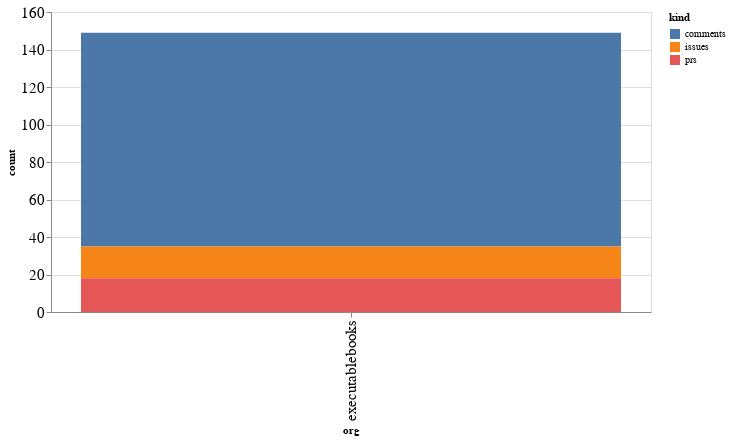

This figure's notebook cell:
### Code cell
alt.Chart(org_summaries, width=600).mark_bar().encode(
    x='org',
    y='count',
    color='kind',
    tooltip="org"
)

### Figure 1 — Vega-Lite specification as saved in the notebook (floating-point values rounded to 4 significant figures)
{"config": {"axisLeft": {"labelFontSize": 15}, "axisBottom": {"labelFontSize": 15}}, "data": {"name": "data-4d77dc25d408c375aae8135cd7ac69d0"}, "mark": "bar", "encoding": {"color": {"type": "nominal", "field": "kind"}, "tooltip": {"type": "nominal", "field": "org"}, "x": {"type": "nominal", "field": "org"}, "y": {"type": "quantitative", "field": "count"}}, "width": 600, "$schema": "https://vega.github.io/schema/vega-lite/v4.8.1.json", "datasets": {"data-4d77dc25d408c375aae8135cd7ac69d0": [{"org": "executablebooks", "kind": "comments", "count": 114}, {"org": "executablebooks", "kind": "issues", "count": 17}, {"org": "executablebooks", "kind": "prs", "count": 18}]}}
